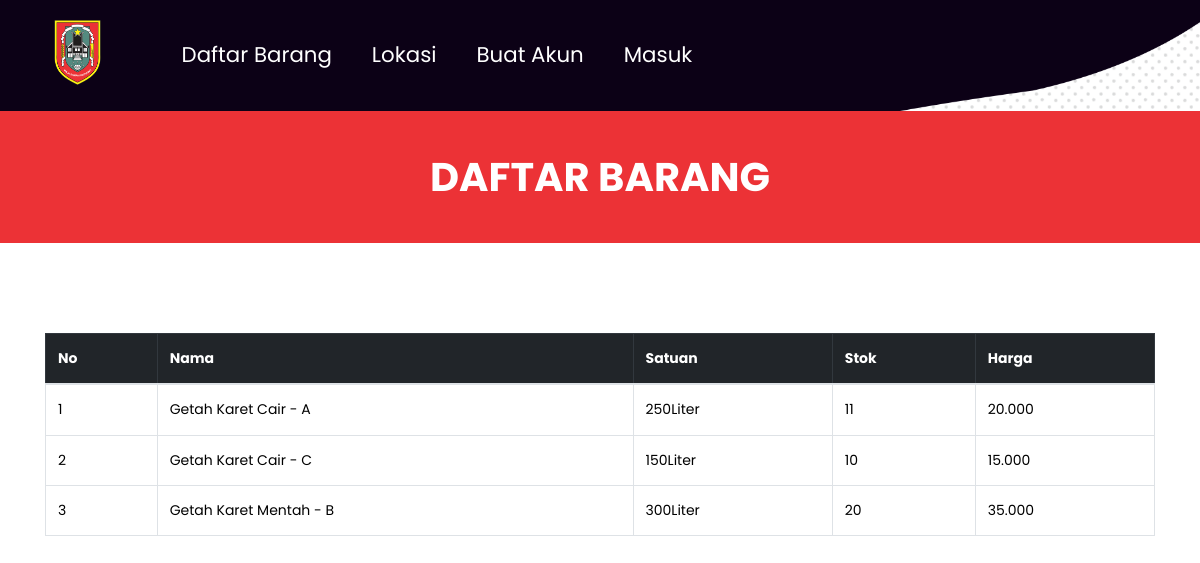
Page /daftar.php on the committed database.
### tables this page shows
CREATE TABLE `inventori` (
  `idinventori` int(2) NOT NULL,
  `namainven` varchar(50) NOT NULL,
  `satuan` varchar(50) NOT NULL,
  `stok` int(3) NOT NULL,
  `harga` float NOT NULL
);

### daftar.php (the view, shortened to what this page needs)
<?php require('header.php') ?>
	</div>
  <div class="collection_text">DAFTAR BARANG</div>
    <div class="layout_padding collection_section">
    	<div class="container">
           <div class="panel panel-default">
                <div class="panel-body">
                    <div class="table-responsive">
                        <table class="table table-bordered table-hover " id="dataTables-example">
                            <thead class="success table-dark">
                                <tr>
                                    <th>No</th>
                                    <th>Nama</th>
                                    <th>Satuan</th>
                                    <th>Stok</th>
                                    <th>Harga</th>
                                </tr>
                            </thead>
                            <tbody>
                                    <?php $no=1; $query = mysqli_query($kon, "SELECT * FROM inventori ORDER BY namainven ASC");
                                        while($data = mysqli_fetch_array($query)){ ?>
                                            <tr class="odd gradeX" style="color: black;">
                                                    <td><?= $no++; ?></td>
                                                    <td><?= $data['namainven'] ?></td>
                                                    <td><?= $data['satuan'] ?></td>
                                                    <td><?= $data['stok'] ?></td>
                                                    <td><?= number_format($data['harga'],0,'.','.') ?></td>
                                                </tr>
                                        <?php } ?>
                                </tbody>
                        </table>
                        <br>
                        <br>
                        <br>
                    </div>
                </div>
            </div>
    	</div>
    </div>
   </body>
</html>

### css/style.css (style rules this page uses)
* { box-sizing: border-box !important; transition: ease all 0.5s; }
html { scroll-behavior: smooth; }
body { color: #666666; font-size: 14px; font-family: Poppins; line-height: 1.80857; font-weight: normal; overflow-x: hidden; }
*, *::after, *::before { -webkit-box-sizing: border-box; -moz-box-sizing: border-box; box-sizing: border-box; }
.layout_padding { padding-top: 90px; padding-bottom: 90px; }
body { width:100%; height:100%; }
.carousel-inner,.carousel,.carousel-item,.container,.fill { height:100%; width:100%; background-position:center center; background-size:cover; }
.collection_section { width: 100%; float: left; padding-bottom: 0px; }
.collection_text { width: 100%; float: left; color: #ffffff; text-align: center; font-weight: bold; font-size: 40px; background-color: #ec3236; padding: 30px 0px; }

### rows in the picture
inventori: namainven "Getah Karet Cair - A", satuan "250Liter", stok "11", harga "20.000"
inventori: namainven "Getah Karet Cair - C", satuan "150Liter", stok "10", harga "15.000"
inventori: namainven "Getah Karet Mentah - B", satuan "300Liter", stok "20", harga "35.000"
